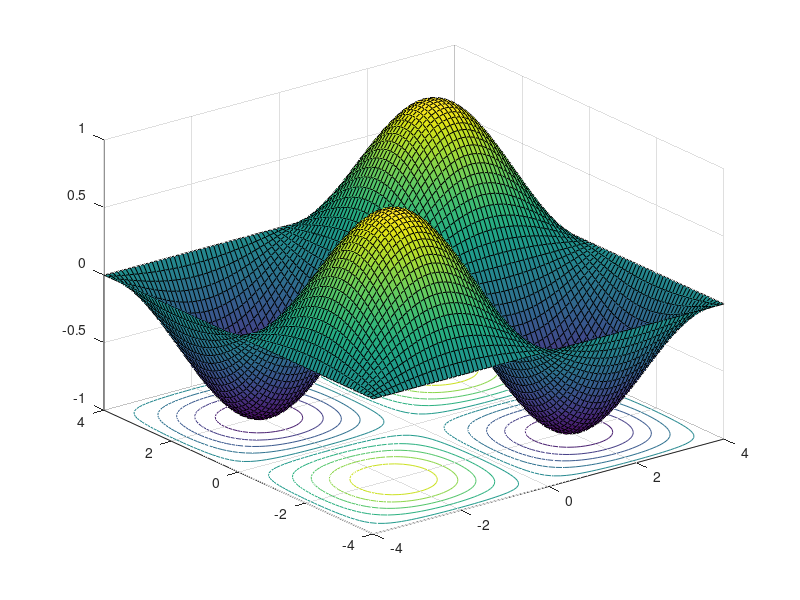
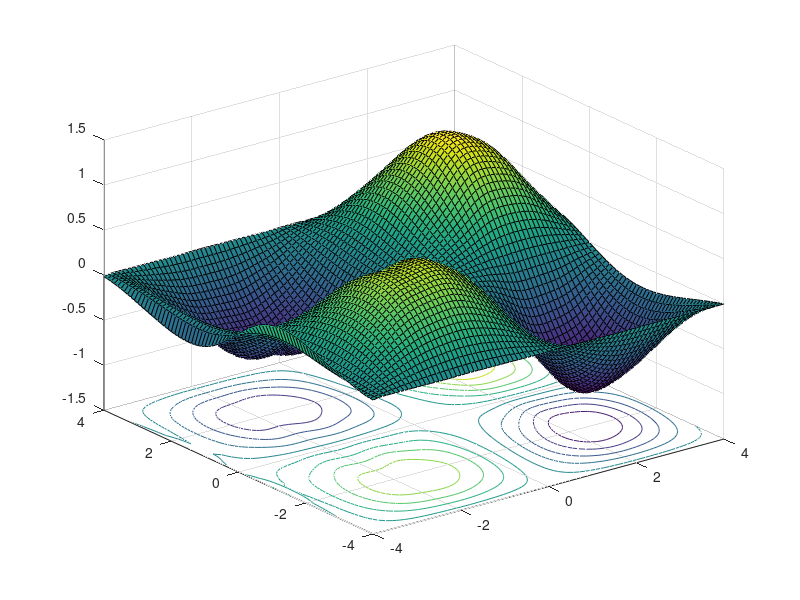

Recreate these plots in MATLAB, in order.
clc;
clear all;
close all;
x1=-4:0.1:4;
x2=-4:0.1:4;
for i=1:length(x1)
    for j=1:length(x2)
        y(i,j)=sin(pi*x1(i)/4).*sin(pi*x2(j)/4);
    end
end
surfc(x1,x2,y);

flann_length=10;
w=rand(1,flann_length);
b=rand;
for iter=1:20
for i=1:length(x1)
    for j=1:length(x2)
        g=[x1(i) x2(j) sin(pi*x1(i)) sin(pi*x2(j)) cos(pi*x1(i)) cos(pi*x2(j)) sin(2*pi*x1(i)) sin(2*pi*x2(j)) cos(2*pi*x1(i)) cos(2*pi*x2(j))];
        out(i,j)=w*g'+b;
        err(i,j)=y(i,j)-out(i,j);
        w=w+2*0.01*err(i,j)*g;
        b=b+2*0.01*err(i,j);
    end
end
end
figure
surfc(x1,x2,out);